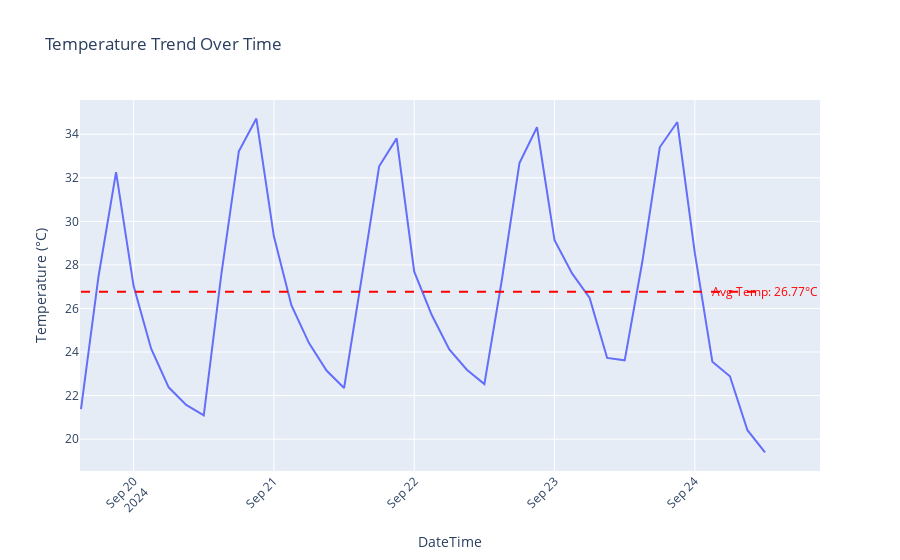

Write notebook code for a chart like this one.
### Code cell
import plotly.express as px
import plotly.graph_objects as go

# Calculate the average temperature
average_temp = df['Temperature'].mean()

# Create an interactive line plot with Plotly
fig = px.line(df, x='DateTime', y='Temperature', title='Temperature Trend Over Time')

# Add a red line for the average temperature
fig.add_shape(
    type='line',
    x0=df['DateTime'].min(),
    x1=df['DateTime'].max(),
    y0=average_temp,
    y1=average_temp,
    line=dict(color='red', dash='dash'),
)

# Add annotation for the average temperature
fig.add_annotation(
    x=df['DateTime'].max(),  # Position the annotation on the right
    y=average_temp,
    text=f"Avg Temp: {average_temp:.2f}°C",
    showarrow=False,
    font=dict(color='red')
)

# Customize the layout for better visibility
fig.update_layout(xaxis_title='DateTime', yaxis_title='Temperature (°C)', xaxis_tickangle=-45)

# Show the plot
fig.show()

### Figure 1 — Plotly figure (JSON) as saved in the notebook; plotly's stock layout.template omitted (floating-point values rounded to 4 significant figures)
{"data": [{"hovertemplate": "DateTime=%{x}<br>Temperature=%{y}<extra></extra>", "legendgroup": "", "line": {"color": "#636efa", "dash": "solid"}, "marker": {"symbol": "circle"}, "mode": "lines", "name": "", "orientation": "v", "showlegend": false, "type": "scatter", "x": ["2024-09-19T15:00:00", "2024-09-19T18:00:00", "2024-09-19T21:00:00", "2024-09-20T00:00:00", "2024-09-20T03:00:00", "2024-09-20T06:00:00", "2024-09-20T09:00:00", "2024-09-20T12:00:00", "2024-09-20T15:00:00", "2024-09-20T18:00:00", "2024-09-20T21:00:00", "2024-09-21T00:00:00", "2024-09-21T03:00:00", "2024-09-21T06:00:00", "2024-09-21T09:00:00", "2024-09-21T12:00:00", "2024-09-21T15:00:00", "2024-09-21T18:00:00", "2024-09-21T21:00:00", "2024-09-22T00:00:00", "2024-09-22T03:00:00", "2024-09-22T06:00:00", "2024-09-22T09:00:00", "2024-09-22T12:00:00", "2024-09-22T15:00:00", "2024-09-22T18:00:00", "2024-09-22T21:00:00", "2024-09-23T00:00:00", "2024-09-23T03:00:00", "2024-09-23T06:00:00", "2024-09-23T09:00:00", "2024-09-23T12:00:00", "2024-09-23T15:00:00", "2024-09-23T18:00:00", "2024-09-23T21:00:00", "2024-09-24T00:00:00", "2024-09-24T03:00:00", "2024-09-24T06:00:00", "2024-09-24T09:00:00", "2024-09-24T12:00:00"], "xaxis": "x", "y": [21.38, 27.48, 32.26, 27.03, 24.15, 22.38, 21.57, 21.09, 27.56, 33.22, 34.72, 29.3, 26.14, 24.41, 23.15, 22.35, 27.38, 32.53, 33.81, 27.69, 25.7, 24.12, 23.19, 22.53, 27.33, 32.68, 34.32, 29.13, 27.61, 26.48, 23.73, 23.62, 28.12, 33.4, 34.56, 28.54, 23.55, 22.89, 20.41, 19.39], "yaxis": "y"}], "layout": {"annotations": [{"font": {"color": "red"}, "showarrow": false, "text": "Avg Temp: 26.77°C", "x": "2024-09-24T12:00:00", "y": 26.77}], "autosize": true, "legend": {"tracegroupgap": 0}, "shapes": [{"line": {"color": "red", "dash": "dash"}, "type": "line", "x0": "2024-09-19T15:00:00", "x1": "2024-09-24T12:00:00", "y0": 26.77, "y1": 26.77}], "title": {"text": "Temperature Trend Over Time"}, "xaxis": {"anchor": "y", "autorange": true, "domain": [0, 1], "range": ["2024-09-19 14:52:04.8731", "2024-09-24 19:03:39.2893"], "tickangle": -45, "title": {"text": "DateTime"}, "type": "date"}, "yaxis": {"anchor": "x", "autorange": true, "domain": [0, 1], "range": [18.54, 35.57], "title": {"text": "Temperature (°C)"}, "type": "linear"}}}
